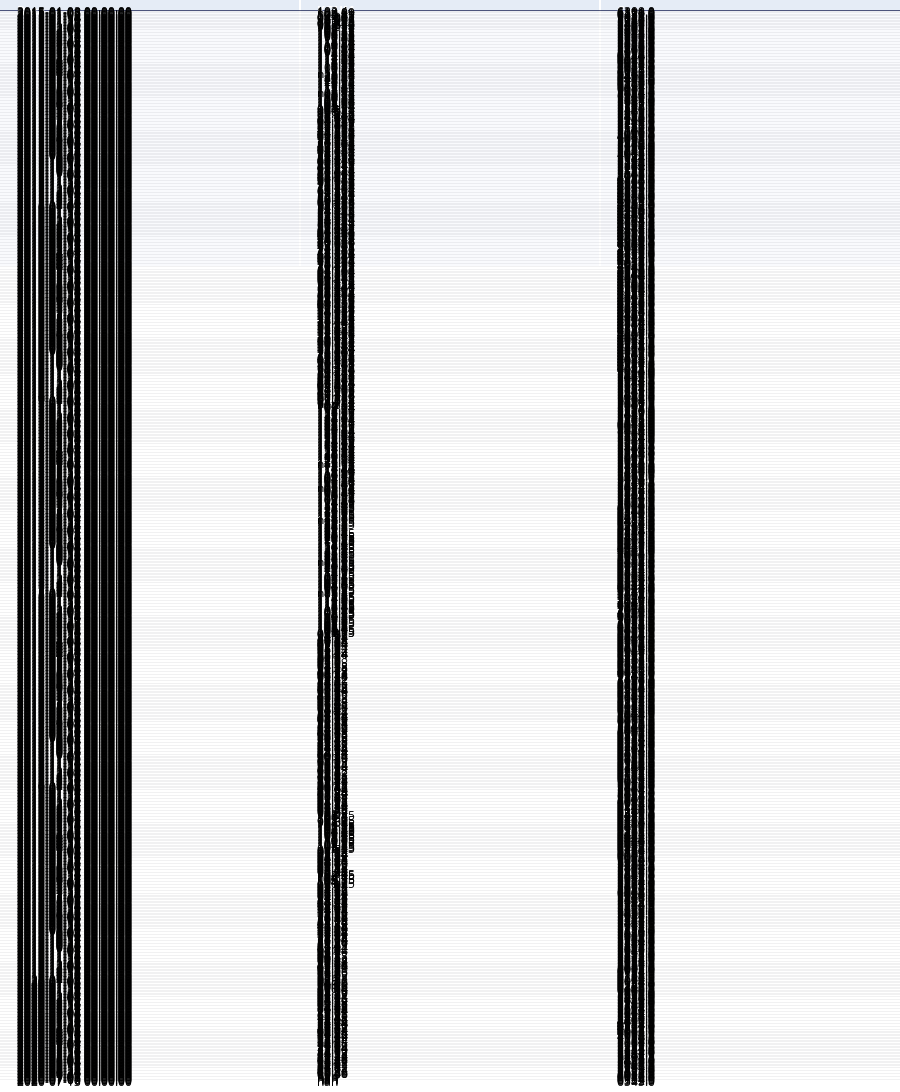

Notebook code cell kept with this figure:
### Code cell
# table using plotly
fig =  ff.create_table(data)
fig.show()
